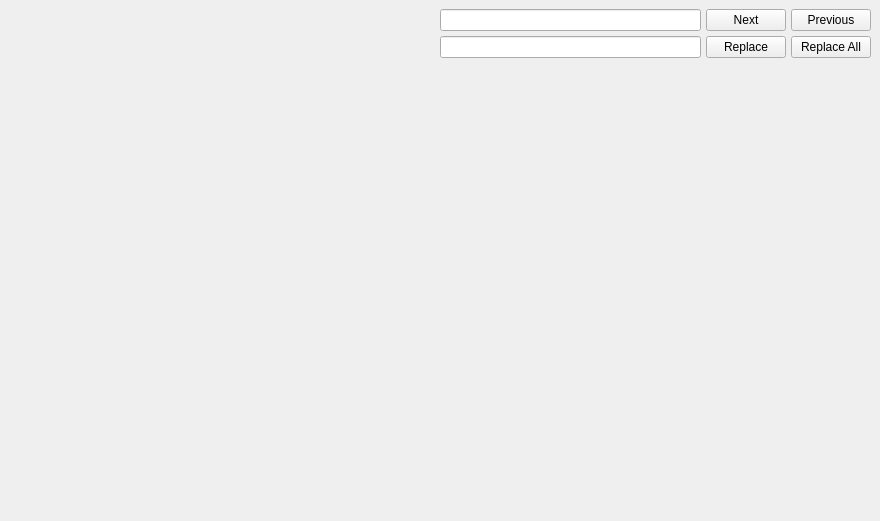
<?xml version="1.0" encoding="UTF-8"?>
<ui version="4.0">
 <class>CodeEditor</class>
 <widget class="QWidget" name="CodeEditor">
  <property name="geometry">
   <rect>
    <x>0</x>
    <y>0</y>
    <width>880</width>
    <height>521</height>
   </rect>
  </property>
  <layout class="QVBoxLayout" name="verticalLayout_3">
   <property name="leftMargin">
    <number>0</number>
   </property>
   <property name="topMargin">
    <number>0</number>
   </property>
   <property name="rightMargin">
    <number>0</number>
   </property>
   <property name="bottomMargin">
    <number>0</number>
   </property>
   <item>
    <widget class="QWidget" name="findReplace" native="true">
     <layout class="QHBoxLayout" name="findReplaceLayout">
      <item>
       <spacer name="horizontalSpacer">
        <property name="orientation">
         <enum>Qt::Horizontal</enum>
        </property>
        <property name="sizeHint" stdset="0">
         <size>
          <width>40</width>
          <height>20</height>
         </size>
        </property>
       </spacer>
      </item>
      <item>
       <layout class="QVBoxLayout" name="verticalLayout">
        <property name="spacing">
         <number>5</number>
        </property>
        <item>
         <layout class="QHBoxLayout" name="horizontalLayout_2">
          <property name="spacing">
           <number>5</number>
          </property>
          <item>
           <widget class="QLineEdit" name="findText">
            <property name="minimumSize">
             <size>
              <width>200</width>
              <height>0</height>
             </size>
            </property>
           </widget>
          </item>
          <item>
           <widget class="QPushButton" name="findButton">
            <property name="text">
             <string>Next</string>
            </property>
           </widget>
          </item>
          <item>
           <widget class="QPushButton" name="findPrevButton">
            <property name="text">
             <string>Previous</string>
            </property>
           </widget>
          </item>
         </layout>
        </item>
        <item>
         <layout class="QHBoxLayout" name="horizontalLayout_3">
          <property name="spacing">
           <number>5</number>
          </property>
          <item>
           <widget class="QLineEdit" name="replaceText">
            <property name="minimumSize">
             <size>
              <width>200</width>
              <height>0</height>
             </size>
            </property>
           </widget>
          </item>
          <item>
           <widget class="QPushButton" name="replaceButton">
            <property name="text">
             <string>Replace</string>
            </property>
           </widget>
          </item>
          <item>
           <widget class="QPushButton" name="replaceAllButton">
            <property name="text">
             <string>Replace All</string>
            </property>
           </widget>
          </item>
         </layout>
        </item>
       </layout>
      </item>
     </layout>
    </widget>
   </item>
   <item>
    <widget class="MyScintilla" name="code" native="true">
     <property name="sizePolicy">
      <sizepolicy hsizetype="Preferred" vsizetype="Expanding">
       <horstretch>0</horstretch>
       <verstretch>0</verstretch>
      </sizepolicy>
     </property>
    </widget>
   </item>
  </layout>
 </widget>
 <customwidgets>
  <customwidget>
   <class>MyScintilla</class>
   <extends>QWidget</extends>
   <header>ui.widgets.shared.my_scintilla.h</header>
   <container>1</container>
  </customwidget>
 </customwidgets>
 <resources/>
 <connections/>
</ui>
